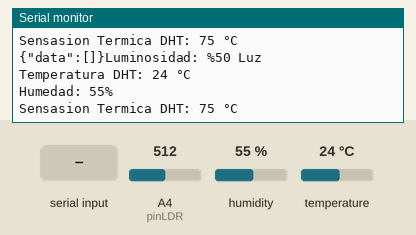
A sketch run on a simulated Arduino Uno, built with avr-gcc and run on an emulated ATmega328P. Shown: the last lines printed to the serial monitor. The inputs (shaded band) are chosen by the test bench; at power-on: humidity 55 %, A4 (pinLDR) = 512, temperature 24 °C.

Above: at 6.8 s.
6.9 s: "1" received over the second serial link
At 10.5 s:
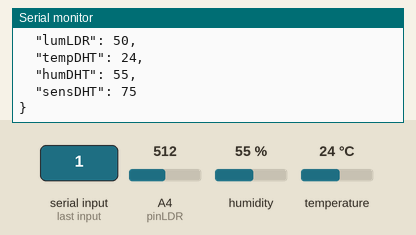
11.4 s: humidity set to 22 %
At 13.9 s:
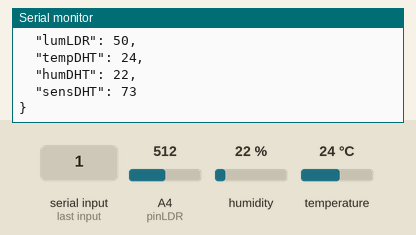
15.9 s: A4 (pinLDR) set to 716
20.4 s: temperature set to 12 °C
At 23.1 s:
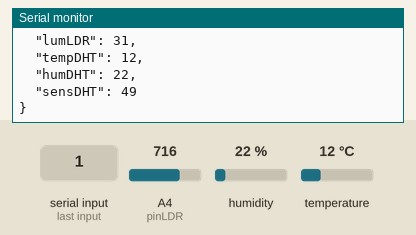
24.9 s: A4 (pinLDR) set to 900
29.4 s: humidity set to 40 %
At 33.4 s:
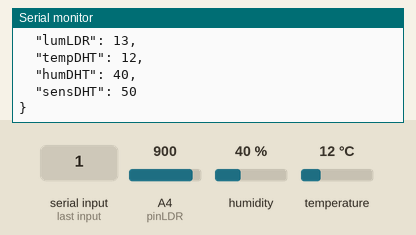
Timing chart, 0 to 34.9 s (numbered marks = the images above; inputs shaded):
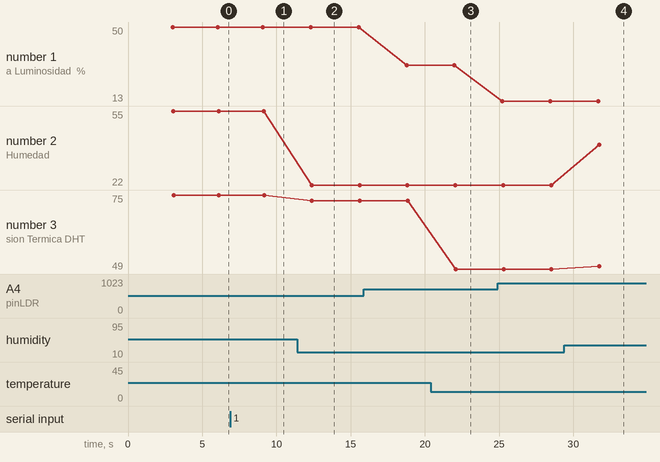

The sketch:

sketch-v1.0-uno.ino
```cpp
//  arduino
/*    UNO

       D0     ---> RX ---> mientras se usen impedira programacion
       D1     ---> TX ---> mientras se usen impedira programacion
       D2     ---> Salida modulo LDR
       D3     --->
       D4     --->
       D5     ---> Emulado RX Level Shifter ---> al TX del NodeMcu
       D6     ---> Emulado TX Level Shifter ---> al RX del NodeMcu
       D7     ---> Modulo DHT
       D8     --->
       D9     --->
       D10    ---> SPI CC/SS
       D11    ---> MOSI --->
       D12    ---> MISO --->
       D13    ---> SCLK --->
       D14 A0 ---> Reservado para el proyecto
       D15 A1 ---> Reservado para el proyecto
       D16 A2 ---> Reservado para el proyecto
       D17 A3 ---> Reservado para el proyecto
       D18 A4 ---> Reservado para el proyecto
       D19 A5 ---> Reservado para el proyecto
       vcc    ---> vcc
       gnd    ---> gnd
*/

//____________________________________
//                                  //|
unsigned long lecturaMillis = 0;    //|
const int8_t pinRX = 5;             //|
const int8_t pinTX = 6;             //|
//const int8_t pinSDA = 4;          //|
//const int8_t pinSCL = 5;          //|
//__________________________________//|

#include <Wire.h>
#include <SoftwareSerial.h>
SoftwareSerial mySerial (pinRX, pinTX); //rx, tx
#include <ArduinoJson.h>

#define pinLDR 4
uint8_t lumLDR;

#include <DHT.h> // incluir libreria DHT sensor
#define DHTPIN 7 // sensor en pin D7
#define DHTTYPE DHT11   // DHT11 DHT21 DHT22
DHT dht(DHTPIN, DHTTYPE);  // crea objeto
byte tempDHT, humDHT, sensDHT;

  void getLightLDR() {
    pinMode (pinLDR, INPUT);
    lumLDR = map (analogRead(pinLDR), 0, 1024, 100, 0);

    //Compruebe si alguna lectura fallo y salga antes (para volver a intentarlo).
    if  (isnan(lumLDR)) {
      Serial.println(F("Error al leer Luminosidad!"));
      return;
    }
    Serial.print(F("Luminosidad: %"));
    Serial.print(lumLDR);
    Serial.println(F(" Luz"));
  }
  void getTempDHT() {

    tempDHT = dht.readTemperature(); // Leer la temperatura en grados Celsius
    // float f = dht.readTemperature(true);  //Leer la temperatura como Fahrenheit

    //Compruebe si alguna lectura fallo y salga antes (para volver a intentarlo).
    if  (isnan(tempDHT) /*|| isnan(f)*/) {
      Serial.println(F("Error al leer temperatura del sensor DHT!"));
      return;
    }

    //consola log
    Serial.print(F("Temperatura DHT: "));
    Serial.print(tempDHT);
    Serial.println(" °C");
    //Serial.print(f);
    //Serial.println(" *F\tempDHT");
  }
  void getHumDHT() {

    humDHT = dht.readHumidity();

    //Compruebe si alguna lectura fallo y salga antes (para volver a intentarlo).
    if  (isnan(humDHT)) {
      Serial.println(F("Error al leer humedad del sensor DHT!"));
      return;
    }

    //consola log
    Serial.print(F("Humedad: "));
    Serial.print(humDHT);
    Serial.println(F("%"));
  }
  void getSensDHT() {

    sensDHT = dht.computeHeatIndex(); // Leer la temperatura en grados Celsius
    // float tempDHT = dht.computeHeatIndex(true);  //Leer la temperatura como Fahrenheit

    //Compruebe si alguna lectura fallo y salga antes (para volver a intentarlo).
    if  (isnan(sensDHT) /*|| isnan(f)*/) {
      Serial.println(F("Error al leer temperatura del sensor DHT!"));
      return;
    }

    //consola log
    Serial.print(F("Sensasion Termica DHT: "));
    Serial.print(sensDHT);
    Serial.println(" °C");
    //Serial.print(f);
    //Serial.println(" *F\tempDHT");
  }

void setup() {
  // put your setup code here, to run once:
  Serial.begin(9600);
  mySerial.begin(9600);
  dht.begin();
}

void loop() {
  // put your main code here, to run repeatedly:
  if (millis() >= lecturaMillis + 3000) {
    StaticJsonDocument<1000> doc;
    JsonArray data = doc.createNestedArray("data");
    serializeJson(doc, Serial);
    serializeJson(doc, mySerial);

    // Si el LDR no está conectado al pin correcto o si no
    // funciona, no se enviarán datos
    getLightLDR();
    getTempDHT();
    getHumDHT();
    getSensDHT();

    doc["lumLDR"] = lumLDR;
    doc["tempDHT"] = tempDHT;
    doc["humDHT"] = humDHT;
    doc["sensDHT"] = sensDHT;

    if (mySerial.available() > 0) {
      serializeJsonPretty (doc, Serial);
      serializeJsonPretty (doc, mySerial);
    }
    lecturaMillis = millis();
  }
}
```

Measured:
- after the input at 6.9 s, the serial monitor: prints a new line after 2.3 s (image 1)
- after the input at 11.4 s, the serial monitor: prints a new line after 0.98 s (image 2)
- after the input at 20.4 s, the serial monitor: prints a new line after 1.6 s (image 3)
- after the input at 29.4 s, the serial monitor: prints a new line after 2.3 s (image 4)
- plotted number 1: 50 → 31 after the input at 15.9 s, 31 → 13 after the input at 24.9 s
- plotted number 2: 55 → 22 after the input at 11.4 s, 22 → 40 after the input at 29.4 s
- plotted number 3: 75 → 73 after the input at 11.4 s, 73 → 49 after the input at 20.4 s, 49 → 50 after the input at 29.4 s
